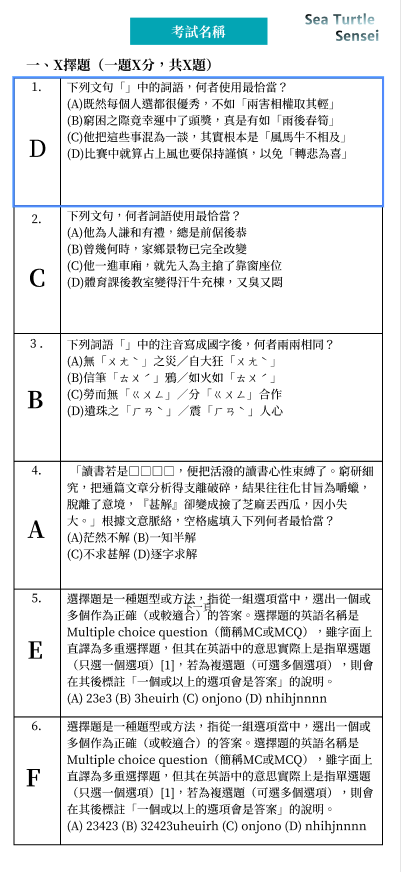
#> input picture answer1.png, 401 x 872 px
$ python main1.py
#> lines starting #> are read from the running program, lines starting #| are printed output that depends on the picture
import cv2
import pytesseract
import imutils
from PIL import Image

if __name__ == '__main__':
    img = cv2.imread("answer1.png")
#> img is the input picture: shape (872, 401, 3); mean B, G, R 234.2, 233.3, 231.2
    # [6 lines of commented-out code are left out]
    print(img.shape)
#| (872, 401, 3)
    height, width, _ = img.shape
#> height = 872; width = 401
    img_roi = img[0:847, width - 400:width - 10]
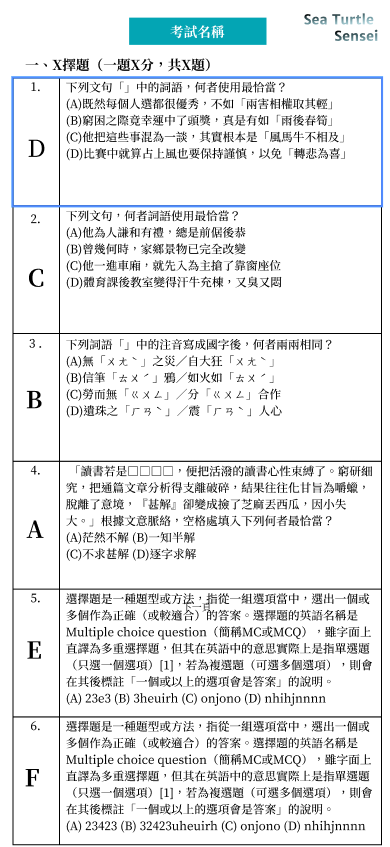
#> img_roi: shape (847, 390, 3); mean B, G, R 233, 232.1, 229.9
#> (the run stopped early here; a loop or call above may not have finished)
